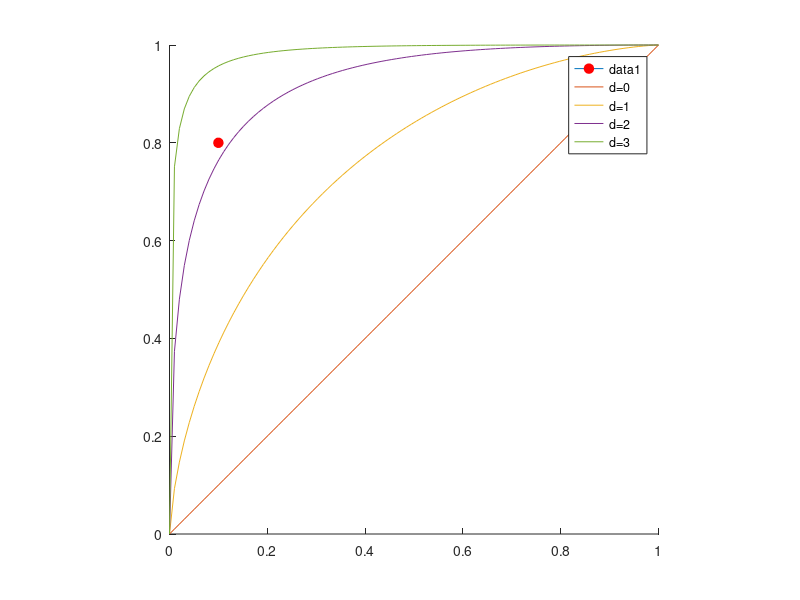

This chart was generated by the following MATLAB code:
clear; clc;

mu1 = 5;
mu2 = 7;
var = 4;
Sigma = sqrt(var);
x = 10;

false_alarm = 1 - normcdf(x, mu1, Sigma);
hit_rate = 1 - normcdf(x, mu2, Sigma);

% Z1 = (x - mu1)/Sigma;
% cp1 = normcdf([Z1, inf]);
% cp1_aux = 1- normcdf(x, mu1, Sigma);
% false_alarm = cp1(2) - cp1(1)
% 
% Z2 = (x - mu2)/Sigma;
% cp2 = normcdf([Z2, inf]);
% hit = cp2(2)
% 
% discr = abs(mu2 - mu1)/Sigma
% discr2 = abs(mu1 - 9)/Sigma
% 
% mu2_q5 = 3*Sigma+5




%%

load('lab3_1');

% count 11
hits = sum(outcomes(:,1) == 1 & outcomes(:,2) == 1);

false_negatives = sum(outcomes(:,1) == 1 & outcomes(:,2) == 0);

hit_rate = hits/(hits+false_negatives)


false_alarm = sum(outcomes(:,1) == 0 & outcomes(:,2) == 1);
true_negatives = sum(outcomes(:,1) == 0 & outcomes(:,2) == 0);

fa_rate = false_alarm/(false_alarm+true_negatives);

%% Plot ROC
roc_coords = [hit_rate, fa_rate];

roc = @(fa_rate, d) 1-normcdf(-norminv(fa_rate), d, 1);

x = linspace(0,1);

figure;

hold on;

plot(roc_coords(2), roc_coords(1), 'Marker', 'o', 'MarkerFace', 'r', 'MarkerSize', 7, 'MarkerEdgeColor', 'r');
plot(x, roc(x,0), 'DisplayName','d=0');
plot(x, roc(x,1), 'DisplayName','d=1');
plot(x, roc(x,2), 'DisplayName','d=2');
plot(x, roc(x,3), 'DisplayName','d=3');
legend('show');
axis square;

